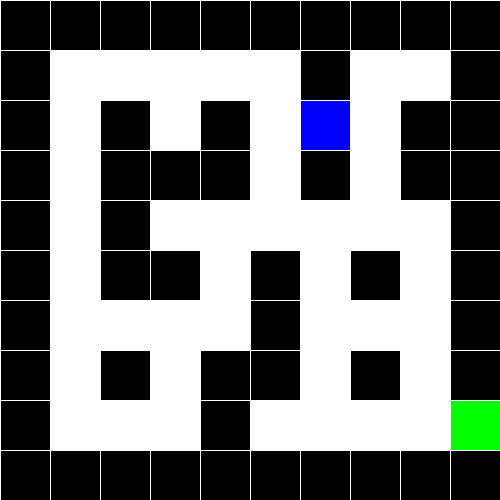
Frame 1 (no input)
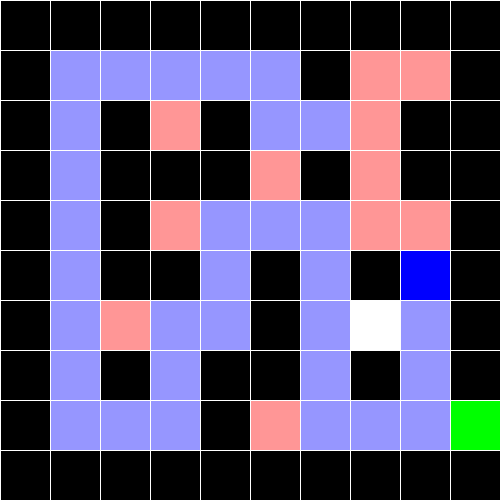
Frame 60 (the mouse pressed at the canvas centre just before this capture)
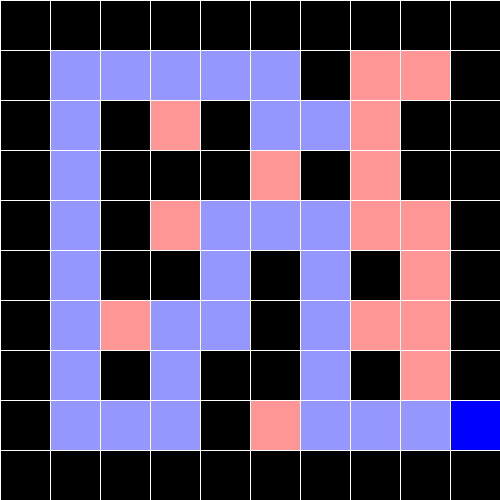
Frame 120 (the mouse held since frame 60 and released just before this capture)

The Processing sketch that drew these frames (run headless with seeded random() and noise(); from frame 60 on, the mouse is pressed at the canvas centre):

// Processing sketch: Maze
// ── Maze.pde
ArrayList<Place> places = new ArrayList();
Place actual = new Place();
float size;

int[][] maze = { 
  {1, 1, 1, 1, 1, 1, 1, 1, 1, 1}, 
  {1, 0, 0, 0, 0, 0, 1, 0, 0, 1}, 
  {1, 0, 1, 0, 1, 0, 0, 0, 1, 1}, 
  {1, 0, 1, 1, 1, 0, 1, 0, 1, 1}, 
  {1, 0, 1, 0, 0, 0, 0, 0, 0, 1}, 
  {1, 0, 1, 1, 0, 1, 0, 1, 0, 1}, 
  {1, 0, 0, 0, 0, 1, 0, 0, 0, 1}, 
  {1, 0, 1, 0, 1, 1, 0, 1, 0, 1}, 
  {1, 0, 0, 0, 1, 0, 0, 0, 0, 2}, 
  {1, 1, 1, 1, 1, 1, 1, 1, 1, 1}, };

void setup() {
  size(500, 500);
  frameRate(8);
  size = width / maze.length;

  Place place = new Place();
  while (maze[place.y][place.x] == 1) {
    place.x = (int) random(0, maze.length);
    place.y = (int) random(0, maze[0].length);
  }

  places.add(place);
  if (maze[place.y][place.x] != 2) {
    maze[place.y][place.x] = 3;
  }
  findPlaces(places.get(0));
}

void draw() {
  background(0);
  solveMaze();
  drawMaze();
  drawPath();
}

void drawMaze() {
  stroke(255);
  for (int i = 0; i < maze.length; i++) {
    for (int j = 0; j < maze[0].length; j++) {
      if (maze[j][i] == 1) {
        fill(0);
      } else if (maze[j][i] == 2) {
        fill(0, 255, 0);
      } else if (maze[j][i] == 3) {
        fill(255, 150, 150);
      } else {
        fill(255);
      }
      rect(i * size, j * size, (i + 1) * size, (j + 1) * size);
    }
  }
}

void drawPath() {
  for (int i = 0; i < places.size(); i++) {
    fill(150, 150, 255);
    rect(places.get(i).x * size, places.get(i).y * size, size, size);
  }
  fill(0, 0, 255);
  rect(actual.x * size, actual.y * size, size, size);
}

void solveMaze() {
  if (maze[actual.y][actual.x] != 2  && places.size() != 0) {
    if (actual.places.size() == 0) {
      actual = places.get(places.size() - 1);
      places.remove(places.size() - 1);
      if (actual.places.size() != 0) {
        places.add(actual);
      }
    } else {
      Place aux = actual;
      actual = actual.places.get(0);
      if (maze[actual.y][actual.x] != 2) {
        maze[actual.y][actual.x] = 3;
      }
      aux.places.remove(0);
      findPlaces(actual);
      if (actual.places.size() != -1) {
        places.add(actual);
      }
    }
  }
}

void findPlaces(Place place) {
  int linB, colB, lin, col;
  if (places.size() != 0) {
    linB = places.get(places.size() - 1).y;
    colB = places.get(places.size() - 1).x;
  } else {
    linB = place.y;
    colB = place.x;
  }

  lin = place.y - 1;
  col = place.x;
  if (lin >= 0 && (maze[lin][col] == 0 || maze[lin][col] == 2) && (lin != linB || col != colB)) {
    Place newPlace = new Place();
    newPlace.x = col;
    newPlace.y = lin;
    place.places.add(newPlace);
  }

  lin = place.y + 1;
  col = place.x;
  if (lin < maze.length && (maze[lin][col] == 0 || maze[lin][col] == 2) && (lin != linB || col != colB)) {
    Place newPlace = new Place();
    newPlace.x = col;
    newPlace.y = lin;
    place.places.add(newPlace);
  }

  lin = place.y;
  col = place.x - 1;
  if (col >= 0 && (maze[lin][col] == 0 || maze[lin][col] == 2) && (lin != linB || col != colB)) {
    Place newPlace = new Place();
    newPlace.x = col;
    newPlace.y = lin;
    place.places.add(newPlace);
  }

  lin = place.y;
  col = place.x + 1;
  if (col <maze[0].length && (maze[lin][col] == 0 || maze[lin][col] == 2) && (lin != linB || col != colB)) {
    Place newPlace = new Place();
    newPlace.x = col;
    newPlace.y = lin;
    place.places.add(newPlace);
  }
}
// ── Place.pde
class Place {
  ArrayList<Place> places = new ArrayList();
  int x, y;
}
